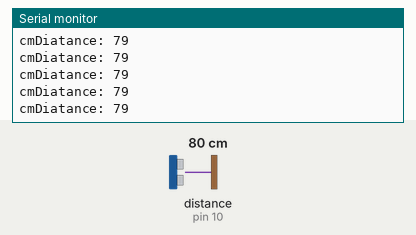
Bench run of a sketch on a simulated Arduino Uno, built with avr-gcc and run on an emulated ATmega328P. Parts: the last lines printed to the serial monitor. Wiring (inferred from the names in the program): ultrasonic range finder: trigger pin 9; echo pin 10. The inputs (shaded band) are chosen by the test bench; at power-on: distance to the obstacle (sensor on pin 10) 80 cm. The echo pulse lasts 58.3 µs per cm.

Above: at 1.2 s.
1.3 s: distance to the obstacle (sensor on pin 10) set to 2 cm
At 2.2 s:
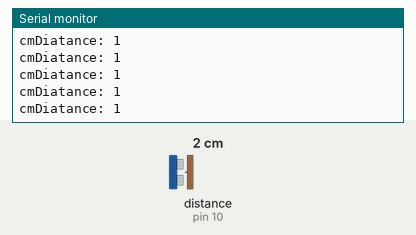
2.8 s: distance to the obstacle (sensor on pin 10) set to 18 cm
At 3.6 s:
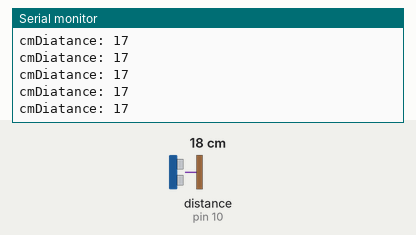
5.8 s: distance to the obstacle (sensor on pin 10) set to 299 cm
At 6.5 s:
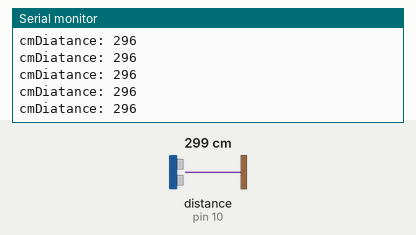
8.8 s: distance to the obstacle (sensor on pin 10) set to 35 cm
At 9.5 s:
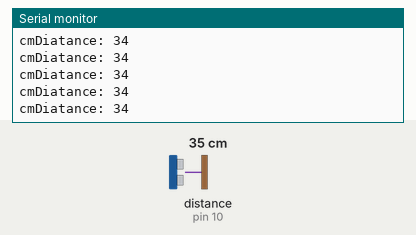
Timing chart, 0 to 11.8 s (numbered marks = the images above; inputs shaded):
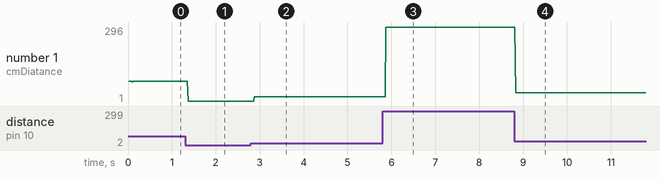

The sketch:

intuderalarm_nospeaker.ino
```cpp
const int trig_pin = 9;
const int echo_pin= 10;


void setup() {
  // put your setup code here, to run once:
pinMode(trig_pin,OUTPUT);
pinMode (echo_pin, INPUT);
Serial.begin(9600);
}

void loop() {
long dur;
int dist;
  // put your main code here, to run repeatedly:
  digitalWrite(trig_pin, LOW);
  delayMicroseconds(2);

  digitalWrite(trig_pin, HIGH);
  delayMicroseconds(10);
  digitalWrite(trig_pin, LOW);

  dur= pulseIn(echo_pin,HIGH);
  dist= ((0.034*dur)/2);
  Serial.print("Diatance: ");
  Serial.println(dist);
  Serial.print("cm");
}
```

Measured:
- after the input at 1.3 s, the serial monitor: prints a new line after 0.07 s (image 1)
- after the input at 2.8 s, the serial monitor: prints a new line after 0.08 s (image 2)
- after the input at 5.8 s, the serial monitor: prints a new line after 0.08 s (image 3)
- after the input at 8.8 s, the serial monitor: prints a new line at once (image 4)
- plotted number 1: 79 → 1 after the input at 1.3 s, 1 → 17 after the input at 2.8 s, 17 → 296 after the input at 5.8 s, 296 → 3 after the input at 8.8 s
